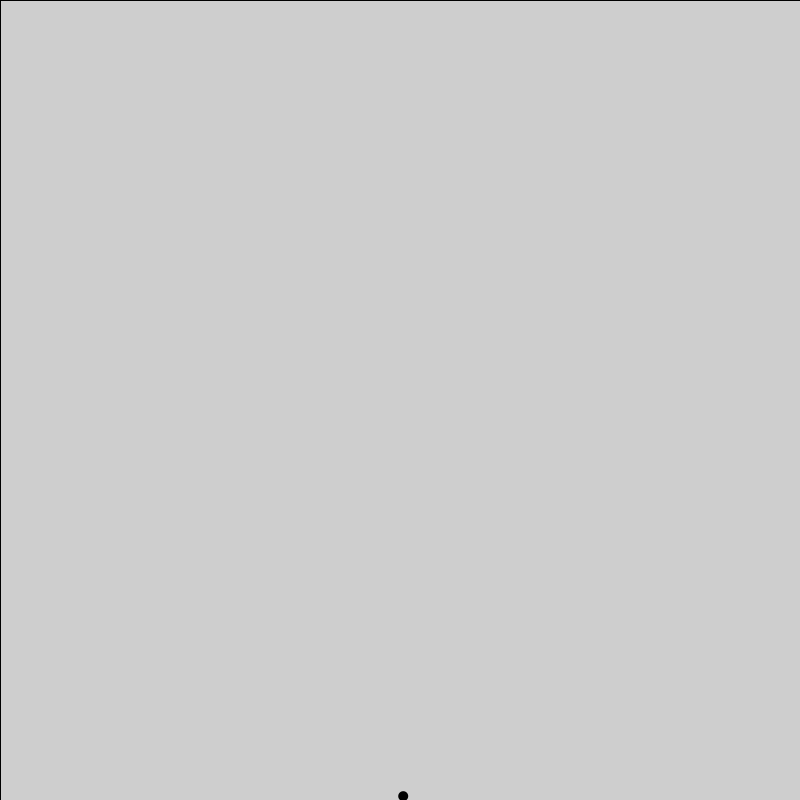
Frame 1 (no input)
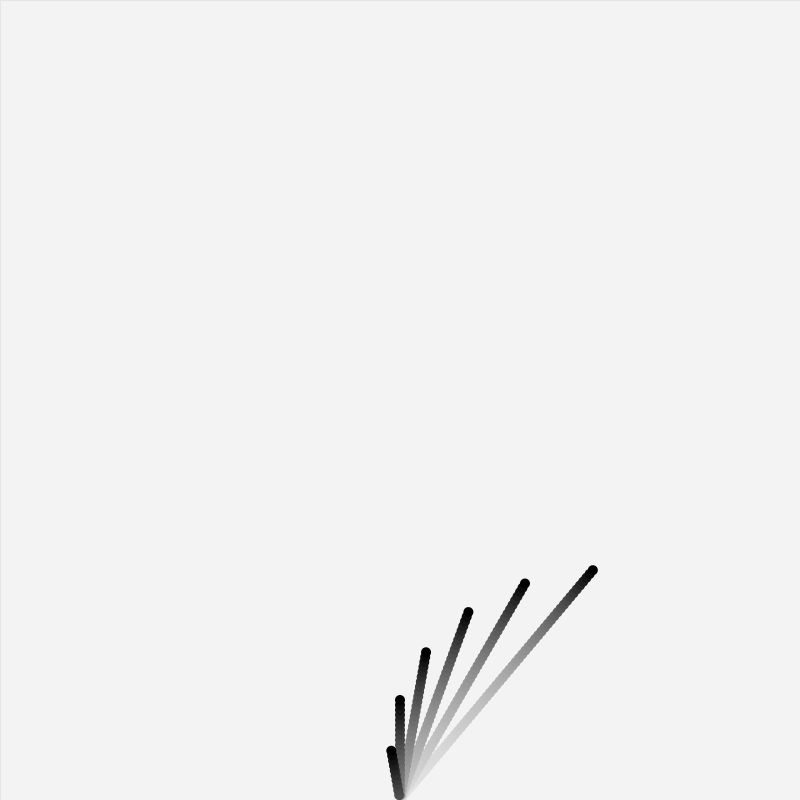
Frame 60 (the mouse pressed at the canvas centre just before this capture)
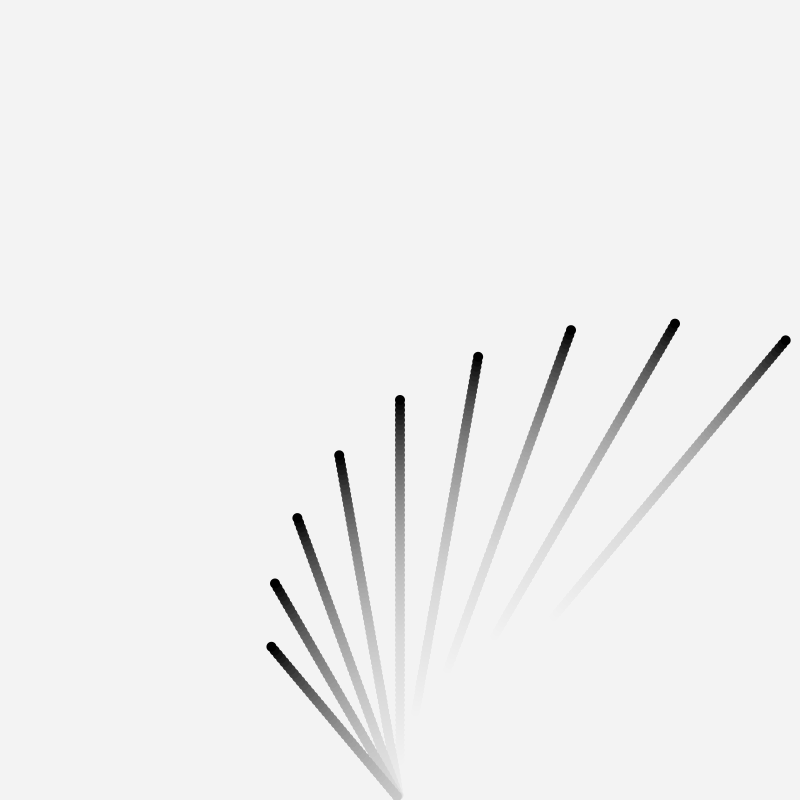
Frame 120 (the mouse held since frame 60 and released just before this capture)

The Processing sketch that drew these frames (run headless with seeded random() and noise(); from frame 60 on, the mouse is pressed at the canvas centre):

// Processing sketch: Raket_med_class
// ── Raket_med_class.pde
Raket thansen;
Raket[] batteri1 = new Raket[9];
Raket[] batteri2 = new Raket[9];
Raket[] batteri3 = new Raket[19];

void setup() {
  size(800, 800);

  //Batteri1
  for (int i = 0; i < batteri1.length; i++) {
    if (boolean(int(random(2)))) {
      batteri1[i] = new RaketCirkel(5, int(random(130, 130)), int(random(100, 200)), i*10+50);
    } else {
      batteri1[i] = new RaketStjerne(5, int(random(130, 130)), int(random(100, 200)), i*10+50);
    }
  }

  //Batteri2
  for (int i = 0; i < batteri2.length; i++) {
    if (boolean(int(random(2)))) {
      batteri2[i] = new RaketCirkel(5, int(random(130, 130)), int(random(100, 200)), i*10+50);
    } else {
      batteri2[i] = new RaketStjerne(5, int(random(130, 130)), int(random(100, 200)), i*10+50);
    }
  }

  //Batteri3
  for (int i = 0; i < batteri3.length; i++) {

    if (i < 9) {
      if (boolean(int(random(2)))) {
        batteri3[i] = new RaketCirkel(5, int(random(130, 130)), int(random(100, 200)), i*-8+126);
      } else {
        batteri3[i] = new RaketStjerne(5, int(random(130, 130)), int(random(100, 200)), i*-8+126);
      }
    } else {

      {
        if (boolean(int(random(2)))) {
          batteri3[i] = new RaketCirkel(5, int(random(100, 100)), int(random(100, 200)), (i-9)*8+54);
        } else {
          batteri3[i] = new RaketStjerne(5, int(random(100, 100)), int(random(100, 200)), (i-9)*8+54);
        }
      }
    }
  }
}

void draw() {
  //background(255);
  fill(255,10);
  rect(0,0,width,height);

  for (int i = 0; i < batteri1.length; i++) {
    if (frameCount > i * 10) {
      batteri1[i].skydRaket();
    }
  }

  if (frameCount > 250) {
    for (int i = 0; i < batteri2.length; i++) {
      batteri2[i].skydRaket();
    }
  }

  if (frameCount > 500) {
    for (int i = 0; i <batteri3.length; i++) {
      if (frameCount > (i * 5) + 500) {
        batteri3[i].skydRaket();
      }
    }
  }
}

// ── class_Raket.pde
class Raket {
  int r = int(random(0, 256));
  int g = int(random(0, 256));
  int b = int(random(0, 256));
  int krudt;
  float vinkel;
  int eksplosionRadius;
  boolean spraeng = false;
  int dia = 0;
  int alpha;



  PVector placering = new PVector(width/2, height);
  PVector hastighed;
  PVector vind = new PVector(0.7, 0);

  Raket (int h, int k, int e, float v) {
    hastighed = new PVector(h, 0); //hastigheden af raketten
    krudt = k; // afstand fra startpunkt til eksplotion
    eksplosionRadius = e;  //slutradius for eksplotionen
    alpha = e; // for at fade hastighed passer med slutradius
    hastighed.rotate(radians(-v)); //roterer rakettens affyringsvinkel
  }

void reset(){
}


  void skydRaket() {
    moveRaket();
  }

  void moveRaket() {
    if (krudt > 0 && placering.y > 0) {
      placering.add(hastighed);
      fill(0);
      noStroke();
      circle(placering.x, placering.y, 10);
      krudt--;
    } else {
      eksplosion();
      placering.add(vind);
    }
  }

  void eksplosion() {
  }
}

//-----------------------------RaketCirkel-----------------------------//
class RaketCirkel extends Raket {
  RaketCirkel(int h, int k, int e, float v) {
    super( h, k, e, v);
  }

  void eksplosion() {

    if (dia < eksplosionRadius) {
      fill(r, g, b, alpha);
      noStroke();
      circle(placering.x, placering.y, dia);
      dia++;
      alpha--;
    }
  }
}


//-----------------------------Raketstjerne-----------------------------//
class RaketStjerne extends Raket {

  RaketStjerne(int h, int k, int e, float v) {
    super( h, k, e, v);
  }

  void eksplosion() {
    if (dia < eksplosionRadius) {
      pushMatrix();
      translate(placering.x, placering.y);

      for (int i = 0; i < 100; i++) {
        rotate(1);
        strokeWeight(2);
        stroke(r, g, b, alpha);
        line(0, 0, 0, dia/2);
      }
      dia++;
      alpha--;
      popMatrix();
    }
  }
}
